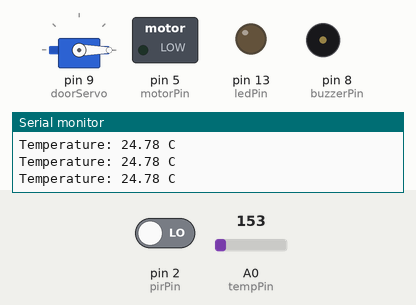
A sketch run on a simulated Arduino Uno, built with avr-gcc and run on an emulated ATmega328P. Parts: servo, switched loads named in the sketch (green lamp = pin HIGH), output pins drawn as LEDs (lit = HIGH), buzzer (waves = sounding, pin HIGH), the last lines printed to the serial monitor. Inputs (shaded band) come from the test bench; at power-on: A0 (tempPin) = 153, pin 2 (pirPin) LOW.

Above: at 1.3 s.
1.4 s: A0 (tempPin) set to 166
At 2.5 s:
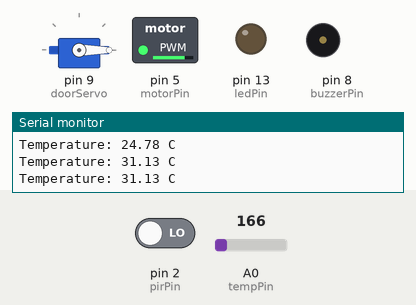
3.0 s: pin 2 (pirPin) driven HIGH
At 3.7 s:
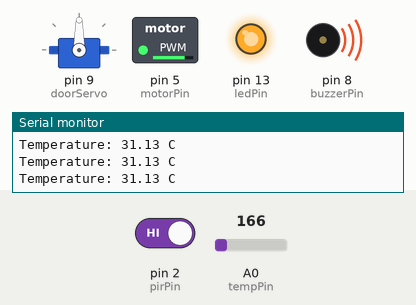
4.5 s: A0 (tempPin) set to 133
At 4.9 s:
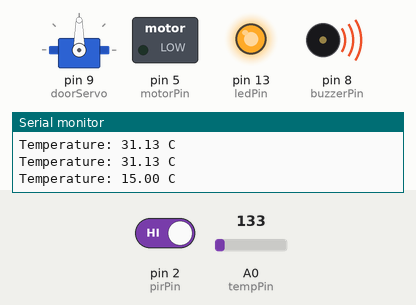
6.0 s: A0 (tempPin) set to 165
At 7.2 s:
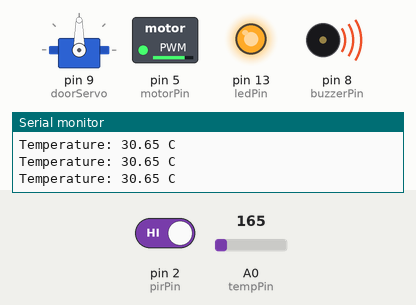
7.5 s: A0 (tempPin) set to 114
At 8.5 s:
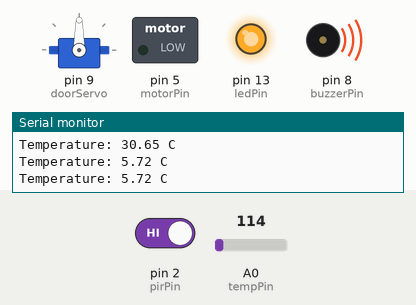
Timing chart, 0 to 10.0 s (numbered marks = the images above; inputs shaded):
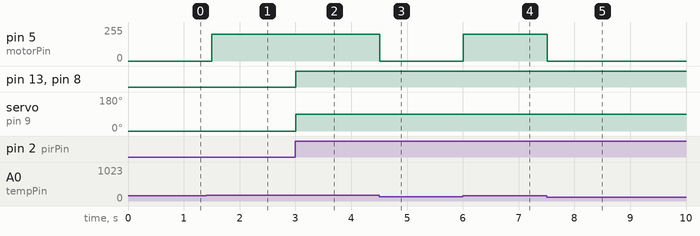

Measured:
- the behaviour switches between 159 and 160 on A0 (tempPin) (found by bisection; images 0 and 1)
- after the input at 1.4 s, pin 5 (motorPin): 0/255 → 200/255 after 0.10 s
- after the input at 3.0 s, pin 13 (ledPin), pin 8 (buzzerPin): LOW → HIGH at once; servo on pin 9 (doorServo): 0° → 90° at once
- after the input at 4.5 s, pin 5 (motorPin): 200/255 → 0/255 at once
- after the input at 6.0 s, pin 5 (motorPin): 0/255 → 200/255 at once
- after the input at 7.5 s, pin 5 (motorPin): 200/255 → 0/255 at once

The sketch:

Smart_Home_IoT_Presentation.ino
```cpp
#include <Servo.h>


Servo doorServo;

// Pin Definitions
const int pirPin = 2;
const int tempPin = A0;
const int ledPin = 13;
const int buzzerPin = 8;
const int motorPin = 5;

void setup() {
  pinMode(pirPin, INPUT);
  pinMode(ledPin, OUTPUT);
  pinMode(buzzerPin, OUTPUT);
  pinMode(motorPin, OUTPUT);

  doorServo.attach(9);
  doorServo.write(0);

  Serial.begin(9600);
}

void loop() {

  // -------- Motion Detection --------
  int motion = digitalRead(pirPin);

  if (motion == HIGH) {
    digitalWrite(ledPin, HIGH);
    digitalWrite(buzzerPin, HIGH);
    doorServo.write(90);
  } else {
    digitalWrite(ledPin, LOW);
    digitalWrite(buzzerPin, LOW);
    doorServo.write(0);
  }

  // -------- Temperature --------
  int sensorValue = analogRead(tempPin);
  float voltage = sensorValue * (5.0 / 1023.0);
  float tempC = (voltage - 0.5) * 100;

  Serial.print("Temperature: ");
  Serial.print(tempC);
  Serial.println(" C");

  // -------- Fan Control --------
  if (tempC > 28) {
    analogWrite(motorPin, 200);   // Fan ON
  } else {
    analogWrite(motorPin, 0);     // Fan OFF
  }

  delay(500);
}
```
